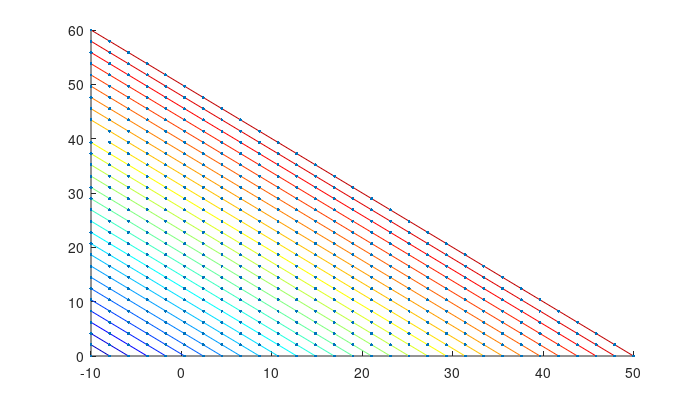

This chart was generated by the following MATLAB code: (Note: this script raises an error after producing the figure.)
%% Matlab Graph Scatter and Line Spectrum with Three Variables
% *back to* <https://fanwangecon.github.io *Fan*>*'s* <https://fanwangecon.github.io/Math4Econ/ 
% *Intro Math for Econ*>*,*  <https://fanwangecon.github.io/M4Econ/ *Matlab Examples*>*, 
% or* <https://fanwangecon.github.io/MEconTools/ *MEconTools*> *Repositories*
%% 
% Generate k + b = w, color for each w, vectors of k and b such that k + b = 
% w for each w
% 
% There are two N by M matrix, A anb B.
% 
% Values in Matrix A correspond to the x-axis, values in Matrix B correspond 
% to the y-axis.
% 
% The rows and columns in matrix A and B have some other meanings. In this case, 
% we will give color to the columns.
% 
% The columns is represented by vector C, which is another variable.
%% 
% # Each line a different color representing variable 3
% # Legend labeling a subset of colors
% # X and Y could be asset choices, color could be utility, consumption etc.
%% Setting Up Data

close all
clear all

% Bounds
fl_b_bd = -10;
% Max and Mins
fl_w_max = 50;
fl_w_min = fl_b_bd;
fl_kp_max = fl_w_max - fl_b_bd;
fl_kp_min = 0;

% Grid Point Counts
it_w_i = 30;
it_kb_j = 30;

% Grids
ar_w = linspace(fl_w_min, fl_w_max, it_w_i);
ar_kp = linspace(fl_kp_min, fl_kp_max, it_kb_j);
mt_bp = ar_w - ar_kp';
mt_kp = ar_w - mt_bp;
mt_bl_constrained = (mt_bp < fl_b_bd);
mt_bp_wth_na = mt_bp;
mt_kp_wth_na = mt_kp;
mt_bp_wth_na(mt_bl_constrained) = nan;
mt_kp_wth_na(mt_bl_constrained) = nan;

% Flatten
ar_bp_mw_wth_na = mt_bp_wth_na(:);
ar_kp_mw_wth_na = mt_kp_wth_na(:);
ar_bp_mw = ar_bp_mw_wth_na(~isnan(ar_bp_mw_wth_na));
ar_kp_mw = ar_kp_mw_wth_na(~isnan(ar_kp_mw_wth_na));
%% Graphing

figure('PaperPosition', [0 0 7 4]);
hold on;

chart = plot(mt_bp_wth_na, mt_kp_wth_na, 'blue');

clr = jet(numel(chart));
for m = 1:numel(chart)
   set(chart(m),'Color',clr(m,:))
end
if (length(ar_w) <= 50) 
    scatter(ar_bp_mw, ar_kp_mw, 5, 'filled');
end
xline(0);
yline(0);

title('Choice Grids Conditional on kp+bp=w')
ylabel('Capital Choice')
xlabel({'Borrowing or Saving'})
legend2plot = fliplr([1 round(numel(chart)/3) round((2*numel(chart))/4)  numel(chart)]);
legendCell = cellstr(num2str(ar_w', 'kp+bp=%3.2f'));
legend(chart(legend2plot), legendCell(legend2plot), 'Location','northeast');

grid on;